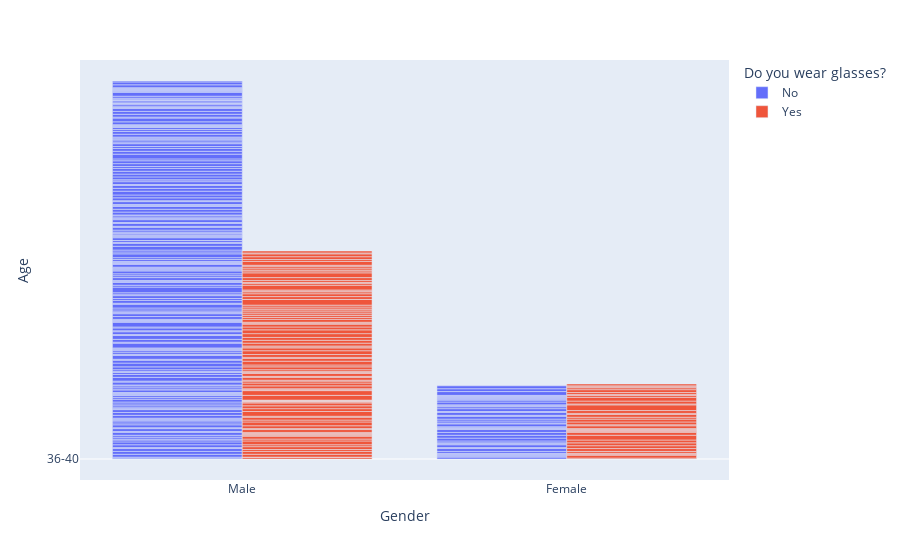

Write notebook code for a chart like this one.
### Code cell
fig = px.bar(d, x="Gender", y="Age", color="Do you wear glasses?", barmode="group")
fig.show()

### Figure 1 — Plotly figure (JSON) as saved in the notebook; plotly's stock layout.template omitted (floating-point values rounded to 4 significant figures; data arrays with more than 128 entries replaced by an {"elided": "..."} marker saying what was removed)
{"data": [{"alignmentgroup": "True", "hovertemplate": "Do you wear glasses?=No<br>Gender=%{x}<br>Age=%{y}<extra></extra>", "legendgroup": "No", "marker": {"color": "#636efa", "pattern": {"shape": ""}}, "name": "No", "offsetgroup": "No", "orientation": "v", "showlegend": true, "textposition": "auto", "type": "bar", "x": {"elided": "242 str values"}, "xaxis": "x", "y": {"elided": "242 str values"}, "yaxis": "y"}, {"alignmentgroup": "True", "hovertemplate": "Do you wear glasses?=Yes<br>Gender=%{x}<br>Age=%{y}<extra></extra>", "legendgroup": "Yes", "marker": {"color": "#EF553B", "pattern": {"shape": ""}}, "name": "Yes", "offsetgroup": "Yes", "orientation": "v", "showlegend": true, "textposition": "auto", "type": "bar", "x": {"elided": "133 str values"}, "xaxis": "x", "y": {"elided": "133 str values"}, "yaxis": "y"}], "layout": {"barmode": "group", "legend": {"title": {"text": "Do you wear glasses?"}, "tracegroupgap": 0}, "margin": {"t": 60}, "xaxis": {"anchor": "y", "domain": [0, 1], "title": {"text": "Gender"}}, "yaxis": {"anchor": "x", "domain": [0, 1], "title": {"text": "Age"}}}}
